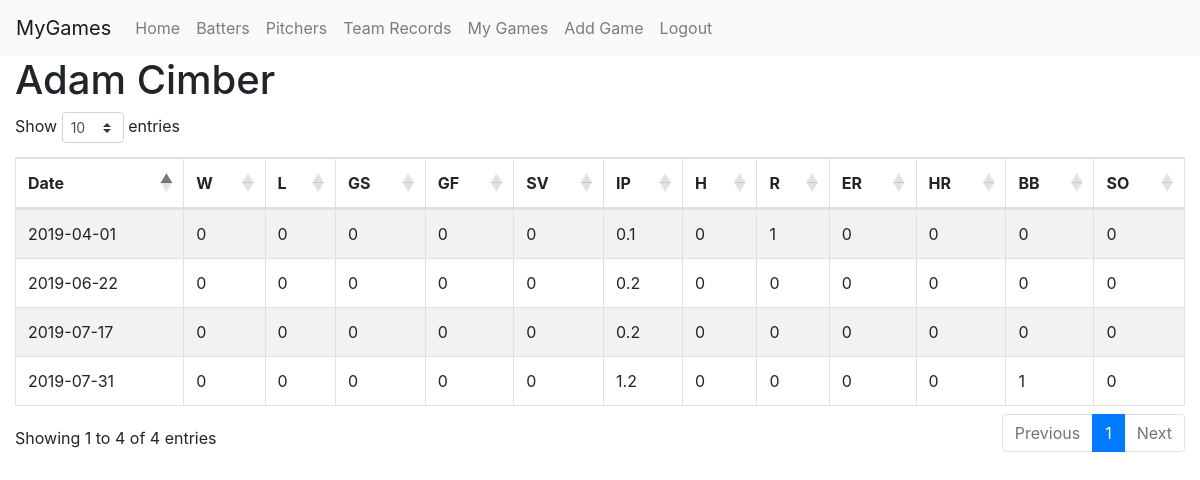
The app's page /pitcher/643256 (signed in) with its own data.
### app/models.py (models this page shows, shortened)
class PlayerData(db.Model):
	id = db.Column(db.Integer, primary_key=True)
	name = db.Column(db.String(64), index=True)
	sort_name = db.Column(db.String(64), index=True)

class Game(db.Model):
	id = db.Column(db.Integer, primary_key=True)
	game_pk = db.Column(db.Integer, db.ForeignKey('game_data.game_pk'), index=True)
	user_id = db.Column(db.Integer, db.ForeignKey('user.id'))

class GameData(db.Model):
	game_pk = db.Column(db.Integer, primary_key=True)
	date = db.Column(db.String(10))
	dh_status = db.Column(db.Integer, default=None)
	home_team = db.Column(db.String(32), index=True)
	home_score = db.Column(db.Integer)
	away_team = db.Column(db.String(32), index=True)
	away_score = db.Column(db.Integer)
	player_data_added = db.Column(db.Boolean, default=False)

class PitchGame(db.Model):
	id = db.Column(db.Integer, primary_key=True)
	game_pk = db.Column(db.Integer, db.ForeignKey('game_data.game_pk'), index=True)
	pitcher_id = db.Column(db.Integer, db.ForeignKey('player_data.id'), index=True)
	w = db.Column(db.Integer)
	losses = db.Column(db.Integer)
	gs = db.Column(db.Integer)
	gf = db.Column(db.Integer)
	sv = db.Column(db.Integer)
	h = db.Column(db.Integer)
	r = db.Column(db.Integer)
	er = db.Column(db.Integer)
	hr = db.Column(db.Integer)
	bb = db.Column(db.Integer)
	so = db.Column(db.Integer)
	outs = db.Column(db.Integer)

### app/routes.py (the view)
@app.route('/pitcher/<player_id>')
@login_required
def pitcher_games(player_id):
	name = PlayerData.query.filter(PlayerData.id==player_id).first().name
	q = db.session.query(Game, PitchGame, GameData).\
				   filter(Game.game_pk==PitchGame.game_pk).\
				   filter(Game.game_pk==GameData.game_pk).\
				   filter(Game.user_id==current_user.id).\
				   filter(PitchGame.pitcher_id==player_id).\
				   order_by(GameData.date).\
				   all()
	rows = [ (g, pg, gd, outs_to_ip(pg.outs)) for (g, pg, gd) in q ]
	return render_template("pitcher.html", name=name, rows=rows)

### app/models.py (called while the page is built)
@login.user_loader
def load_user(id):
	return User.query.get(int(id))

### app/routes.py (called while the page is built)
def outs_to_ip(outs):
	return str(int(outs/3)) + '.' + str(outs % 3)

### app/templates/pitcher.html
{% extends "sort_table.html" %}
{% block app_content %}
<h1>{{ name }}</h1>
<table id="games"
	   class="table table-striped table-bordered sort-table"
	   data-order='[[0, "asc"]]'>
	<thead>
		<tr>
			<th>Date</th>
			<th>W</th>
			<th>L</th>
			<th>GS</th>
			<th>GF</th>
			<th>SV</th>
			<th>IP</th>
			<th>H</th>
			<th>R</th>
			<th>ER</th>
			<th>HR</th>
			<th>BB</th>
			<th>SO</th>
		</tr>
	</thead>
	<tbody>
		{% for row in rows %}
		<tr>
			<td>{{ row[2]['date'] }} {% if row[2].dh_status %}({{row[2].dh_status}}){% endif %}</td>
			<td>{{ row[1]['w'] }}</td>
			<td>{{ row[1]['losses'] }}</td>
			<td>{{ row[1]['gs'] }}</td>
			<td>{{ row[1]['gf'] }}</td>
			<td>{{ row[1]['sv'] }}</td>
			<td>{{ row[3] }}</td>
			<td>{{ row[1]['h'] }}</td>
			<td>{{ row[1]['r'] }}</td>
			<td>{{ row[1]['er'] }}</td>
			<td>{{ row[1]['hr'] }}</td>
			<td>{{ row[1]['bb'] }}</td>
			<td>{{ row[1]['so'] }}</td>
		</tr>
		{% endfor %}
	</tbody>
</table>
{% endblock %}

### records on screen
PlayerData: name "Adam Cimber"
Game: date "2019-04-01", w "0", losses "0", gs "0", gf "0", sv "0", row "0.1", h "0", r "1", er "0", hr "0", bb "0", so "0"
Game: date "2019-06-22", w "0", losses "0", gs "0", gf "0", sv "0", row "0.2", h "0", r "0", er "0", hr "0", bb "0", so "0"
Game: date "2019-07-17", w "0", losses "0", gs "0", gf "0", sv "0", row "0.2", h "0", r "0", er "0", hr "0", bb "0", so "0"
Game: date "2019-07-31", w "0", losses "0", gs "0", gf "0", sv "0", row "1.2", h "0", r "0", er "0", hr "0", bb "1", so "0"
